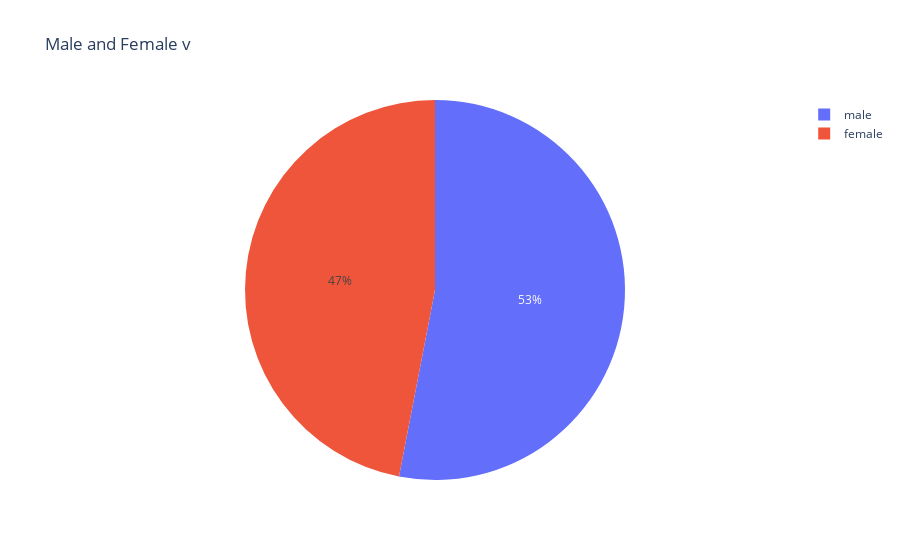

The code cell stored with this chart in its notebook:
### Code cell
px.pie(names=['male','female'],values=[male,female],title='Male and Female v')

### Figure 1 — Plotly figure (JSON) as saved in the notebook; plotly's stock layout.template omitted (floating-point values rounded to 4 significant figures)
{"data": [{"domain": {"x": [0, 1], "y": [0, 1]}, "hovertemplate": "label=%{label}<br>value=%{value}<extra></extra>", "labels": ["male", "female"], "legendgroup": "", "name": "", "showlegend": true, "type": "pie", "values": [7138698858, 6321628736]}], "layout": {"legend": {"tracegroupgap": 0}, "title": {"text": "Male and Female v"}}}
